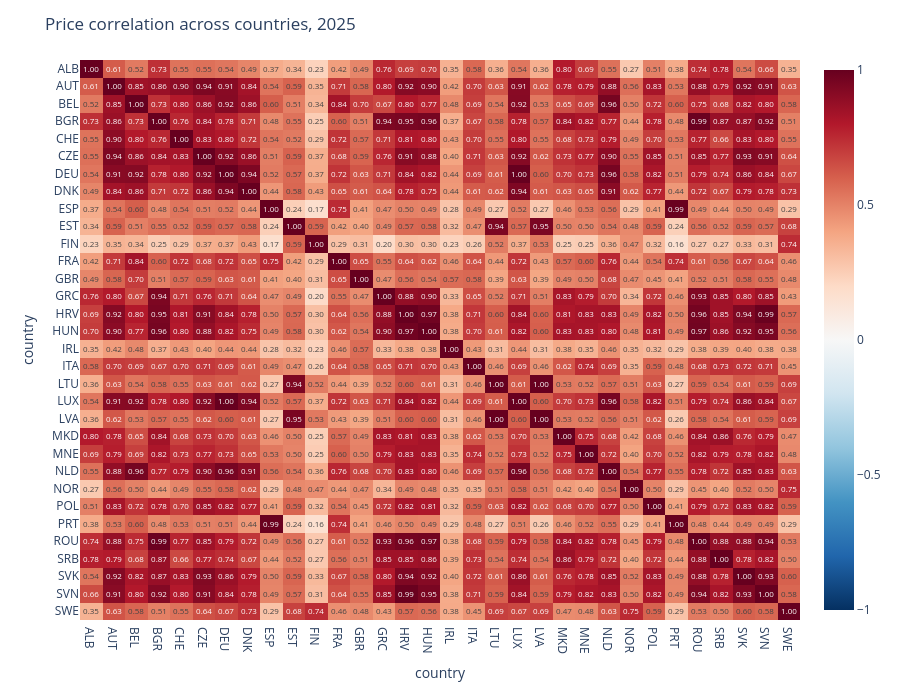

The cell this chart's notebook holds for it:
### Code cell
# --- Cross-country correlation ---
corr = wide.corr()

fig = px.imshow(corr, text_auto='.2f', aspect='auto',
                color_continuous_scale='RdBu_r', zmin=-1, zmax=1)
fig.update_layout(title=f'Price correlation across countries, {year}',
                  height=700)
fig.show()

### Figure 1 — Plotly figure (JSON) as saved in the notebook; plotly's stock layout.template omitted (floating-point values rounded to 4 significant figures; data arrays with more than 128 entries replaced by an {"elided": "..."} marker saying what was removed)
{"data": [{"coloraxis": "coloraxis", "hovertemplate": "country: %{x}<br>country: %{y}<br>color: %{z}<extra></extra>", "name": "0", "texttemplate": "%{z:.2f}", "type": "heatmap", "x": ["ALB", "AUT", "BEL", "BGR", "CHE", "CZE", "DEU", "DNK", "ESP", "EST", "FIN", "FRA", "GBR", "GRC", "HRV", "HUN", "IRL", "ITA", "LTU", "LUX", "LVA", "MKD", "MNE", "NLD", "NOR", "POL", "PRT", "ROU", "SRB", "SVK", "SVN", "SWE"], "xaxis": "x", "y": ["ALB", "AUT", "BEL", "BGR", "CHE", "CZE", "DEU", "DNK", "ESP", "EST", "FIN", "FRA", "GBR", "GRC", "HRV", "HUN", "IRL", "ITA", "LTU", "LUX", "LVA", "MKD", "MNE", "NLD", "NOR", "POL", "PRT", "ROU", "SRB", "SVK", "SVN", "SWE"], "yaxis": "y", "z": {"elided": "32x32 float values"}}], "layout": {"coloraxis": {"autocolorscale": false, "cmax": 1, "cmin": -1, "colorscale": [[0, "rgb(5,48,97)"], [0.1, "rgb(33,102,172)"], [0.2, "rgb(67,147,195)"], [0.3, "rgb(146,197,222)"], [0.4, "rgb(209,229,240)"], [0.5, "rgb(247,247,247)"], [0.6, "rgb(253,219,199)"], [0.7, "rgb(244,165,130)"], [0.8, "rgb(214,96,77)"], [0.9, "rgb(178,24,43)"], [1, "rgb(103,0,31)"]]}, "height": 700, "margin": {"t": 60}, "title": {"text": "Price correlation across countries, 2025"}, "xaxis": {"anchor": "y", "domain": [0, 1], "title": {"text": "country"}}, "yaxis": {"anchor": "x", "autorange": "reversed", "domain": [0, 1], "title": {"text": "country"}}}}
